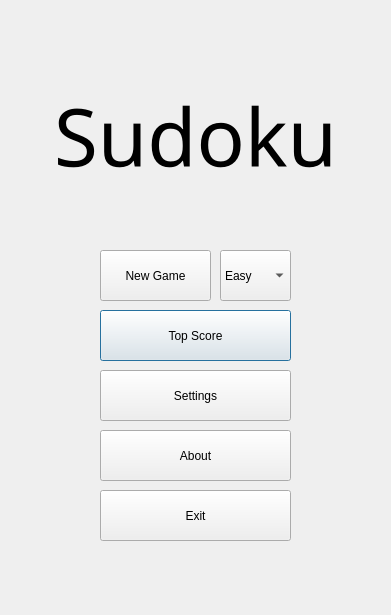
<?xml version="1.0" encoding="UTF-8"?>
<ui version="4.0">
 <class>Dialog</class>
 <widget class="QDialog" name="Dialog">
  <property name="geometry">
   <rect>
    <x>0</x>
    <y>0</y>
    <width>391</width>
    <height>615</height>
   </rect>
  </property>
  <property name="windowTitle">
   <string>Sudoku</string>
  </property>
  <widget class="QComboBox" name="difficultiesComboBox">
   <property name="geometry">
    <rect>
     <x>220</x>
     <y>250</y>
     <width>71</width>
     <height>51</height>
    </rect>
   </property>
   <property name="sizePolicy">
    <sizepolicy hsizetype="Ignored" vsizetype="Ignored">
     <horstretch>0</horstretch>
     <verstretch>0</verstretch>
    </sizepolicy>
   </property>
   <property name="currentIndex">
    <number>0</number>
   </property>
   <property name="maxVisibleItems">
    <number>10</number>
   </property>
   <item>
    <property name="text">
     <string>Easy</string>
    </property>
   </item>
   <item>
    <property name="text">
     <string>Medium</string>
    </property>
   </item>
   <item>
    <property name="text">
     <string>Hard</string>
    </property>
   </item>
  </widget>
  <widget class="QPushButton" name="topScoreButton">
   <property name="geometry">
    <rect>
     <x>100</x>
     <y>310</y>
     <width>191</width>
     <height>51</height>
    </rect>
   </property>
   <property name="text">
    <string>Top Score</string>
   </property>
  </widget>
  <widget class="QPushButton" name="newGameButton">
   <property name="geometry">
    <rect>
     <x>100</x>
     <y>250</y>
     <width>111</width>
     <height>51</height>
    </rect>
   </property>
   <property name="sizePolicy">
    <sizepolicy hsizetype="Ignored" vsizetype="Ignored">
     <horstretch>0</horstretch>
     <verstretch>0</verstretch>
    </sizepolicy>
   </property>
   <property name="text">
    <string>New Game</string>
   </property>
  </widget>
  <widget class="QPushButton" name="exitButton">
   <property name="geometry">
    <rect>
     <x>100</x>
     <y>490</y>
     <width>191</width>
     <height>51</height>
    </rect>
   </property>
   <property name="text">
    <string>Exit</string>
   </property>
  </widget>
  <widget class="QPushButton" name="aboutButton">
   <property name="geometry">
    <rect>
     <x>100</x>
     <y>430</y>
     <width>191</width>
     <height>51</height>
    </rect>
   </property>
   <property name="text">
    <string>About</string>
   </property>
  </widget>
  <widget class="QLabel" name="label_2">
   <property name="geometry">
    <rect>
     <x>20</x>
     <y>80</y>
     <width>351</width>
     <height>111</height>
    </rect>
   </property>
   <property name="font">
    <font>
     <family>A bit sketchy</family>
     <pointsize>60</pointsize>
    </font>
   </property>
   <property name="text">
    <string>Sudoku</string>
   </property>
   <property name="alignment">
    <set>Qt::AlignCenter</set>
   </property>
  </widget>
  <widget class="QPushButton" name="settingsButton">
   <property name="geometry">
    <rect>
     <x>100</x>
     <y>370</y>
     <width>191</width>
     <height>51</height>
    </rect>
   </property>
   <property name="text">
    <string>Settings</string>
   </property>
  </widget>
 </widget>
 <resources/>
 <connections/>
</ui>
